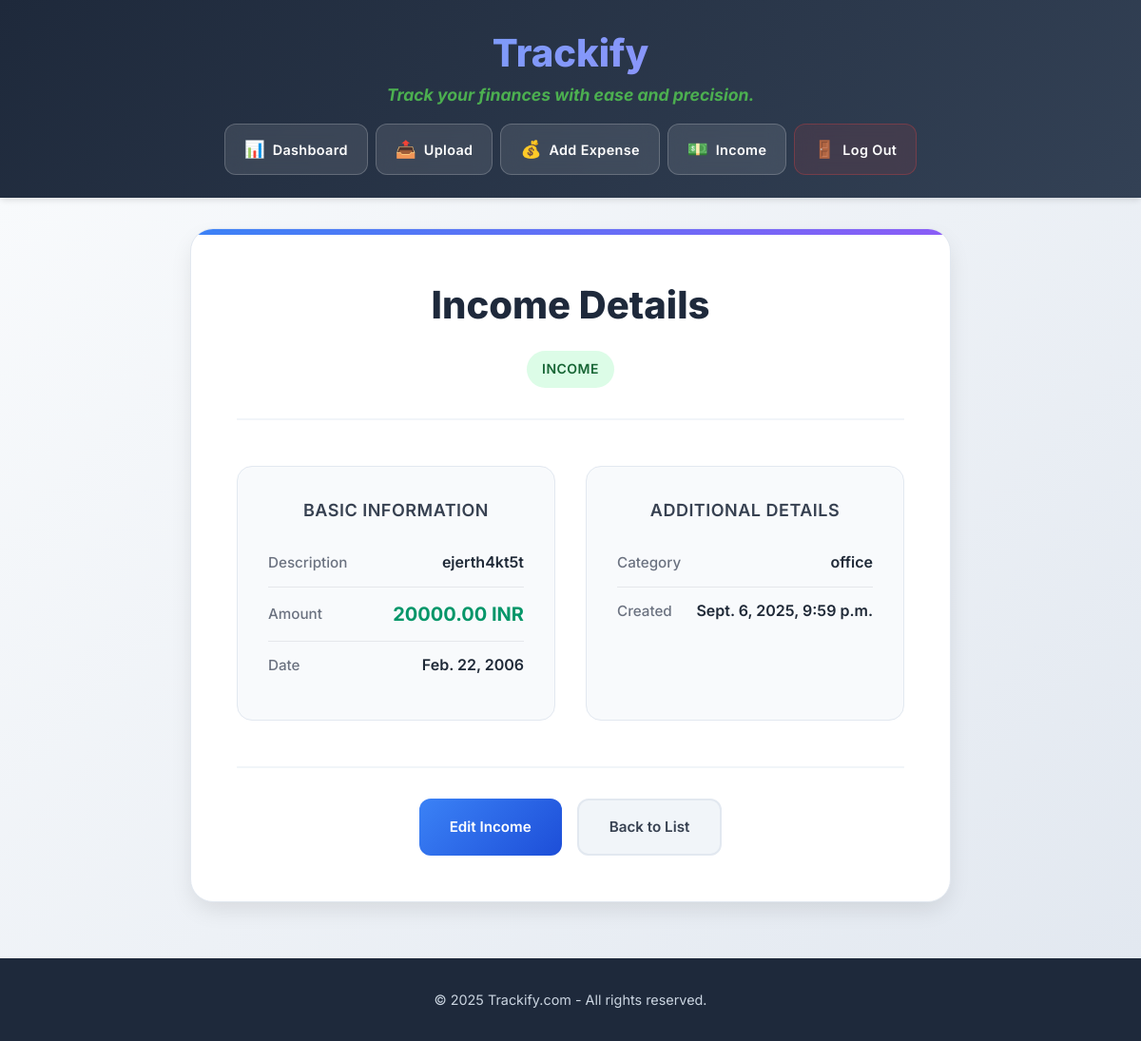
The page /core/income/6/ (signed in) on the database its author committed.
### core/models.py (models this page shows, shortened)
class Income(models.Model):
    user = models.ForeignKey(User, on_delete=models.CASCADE)
    amount = models.DecimalField(max_digits=10, decimal_places=2)
    currency = models.CharField(max_length=3, default="INR")
    income_date = models.DateField()
    description = models.CharField(max_length=255, default="", blank=True)  # ✅ fixed here
    category = models.CharField(max_length=100, blank=True, null=True)
    created_at = models.DateTimeField(auto_now_add=True)
    updated_at = models.DateTimeField(auto_now=True)
    objects = models.Manager()

### core/views.py (the view)
# urls.py: path('income/<int:income_id>/', views.income_detail, name='income_detail'),
@login_required
def income_detail(request, income_id):
    income = Income.objects.get(id=income_id, user=request.user)
    return render(request, "income_detail.html", {"income": income})

### core/templates/income_detail.html
{% extends 'base.html' %}
{% load static %}
{% block content %}
<link rel="stylesheet" type="text/css" href="{% static 'css/details.css' %}">
<div class="details-container">
<div class="detail-card">
    <div class="detail-header">
        <h2>Income Details</h2>
        <span class="status-badge income">Income</span>
    </div>
    <div class="detail-content">
        <div class="detail-section">
            <h3>Basic Information</h3>
            <div class="detail-item">
                <span class="detail-label">Description</span>
                <span class="detail-value">{{ income.description }}</span>
            </div>
            <div class="detail-item">
                <span class="detail-label">Amount</span>
                <span class="detail-value amount positive">{{ income.amount }} {{ income.currency }}</span>
            </div>
            <div class="detail-item">
                <span class="detail-label">Date</span>
                <span class="detail-value">{{ income.income_date }}</span>
            </div>
        </div>
        <div class="detail-section">
            <h3>Additional Details</h3>
            <div class="detail-item">
                <span class="detail-label">Category</span>
                <span class="detail-value">{{ income.category|default:"Not specified" }}</span>
            </div>
            <div class="detail-item">
                <span class="detail-label">Created</span>
                <span class="detail-value">{{ income.created_at }}</span>
            </div>
        </div>
    </div>
    <div class="action-buttons">
        <a href="{% url 'edit_income' income.id %}" class="button primary">Edit Income</a>
        <a href="{% url 'income_list' %}" class="button secondary">Back to List</a>
    </div>
</div>
</div>
{% endblock %}

### core/static/css/base.css (style rules this page uses)
* { margin: 0; padding: 0; box-sizing: border-box; }
body { font-family: 'Inter', -apple-system, BlinkMacSystemFont, 'Segoe UI', Roboto, sans-serif; line-height: 1.6; color: #1a1a1a; background: #f8fafc; min-height: 100vh; }
h2 { color: #1e293b; font-size: 2rem; font-weight: 700; margin-bottom: 1.5rem; }
h3 { color: #334155; font-size: 1.25rem; font-weight: 600; margin-bottom: 1rem; }
button, .button { background: linear-gradient(135deg, #3b82f6, #8b5cf6); color: white; border: none; padding: 0.75rem 1.5rem; border-radius: 12px; font-weight: 600; cursor: pointer; transition: all 0.3s ease; text-decoration: none; display: inline-block; font-size: 0.95rem; }
a { color: #3b82f6; text-decoration: none; transition: color 0.3s ease; }

### core/static/css/details.css (style rules this page uses)
.details-container { background: linear-gradient(135deg, #f8fafc 0%, #e2e8f0 100%); min-height: 100vh; padding: 2rem 0; }
.detail-card { background: white; border-radius: 24px; padding: 3rem; box-shadow: 0 10px 25px -3px rgba(0, 0, 0, 0.1); border: 1px solid #e2e8f0; max-width: 800px; margin: 0 auto; position: relative; overflow: hidden; }
.detail-card::before { content: ''; position: absolute; top: 0; left: 0; right: 0; height: 6px; background: linear-gradient(135deg, #3b82f6, #8b5cf6); }
.detail-header { text-align: center; margin-bottom: 3rem; padding-bottom: 2rem; border-bottom: 2px solid #f1f5f9; }
.detail-header h2 { color: #1e293b; font-size: 2.5rem; font-weight: 800; margin-bottom: 1rem; }
.detail-header .status-badge { display: inline-block; padding: 0.5rem 1rem; border-radius: 9999px; font-size: 0.875rem; font-weight: 600; text-transform: uppercase; letter-spacing: 0.5px; }
.detail-header .status-badge.income { background: #dcfce7; color: #166534; }
.detail-content { display: grid; grid-template-columns: 1fr 1fr; gap: 2rem; margin-bottom: 3rem; }
.detail-section { background: #f8fafc; padding: 2rem; border-radius: 16px; border: 1px solid #e2e8f0; }
.detail-section h3 { color: #374151; font-size: 1.125rem; font-weight: 600; margin-bottom: 1rem; text-transform: uppercase; letter-spacing: 0.5px; }
.detail-item { display: flex; justify-content: space-between; align-items: center; padding: 0.75rem 0; border-bottom: 1px solid #e5e7eb; }
.detail-item:last-child { border-bottom: none; }
.detail-label { color: #6b7280; font-weight: 500; font-size: 0.95rem; }
.detail-value { color: #1f2937; font-weight: 600; font-size: 1rem; }
.detail-value.amount { font-size: 1.25rem; font-weight: 700; }
.detail-value.amount.positive { color: #059669; }
.action-buttons { display: flex; gap: 1rem; justify-content: center; flex-wrap: wrap; margin-top: 2rem; padding-top: 2rem; border-top: 2px solid #f1f5f9; }
.action-buttons .button { padding: 1rem 2rem; border-radius: 12px; font-weight: 600; text-decoration: none; transition: all 0.3s ease; display: inline-flex; align-items: center; gap: 0.5rem; min-width: 150px; justify-content: center; }
.action-buttons .button.primary { background: linear-gradient(135deg, #3b82f6, #1d4ed8); color: white; }
.action-buttons .button.secondary { background: #f1f5f9; color: #374151; border: 2px solid #e2e8f0; }

### rows shown on the page
Income: description "ejerth4kt5t", amount "20000.00", currency "INR", income_date "Feb. 22, 2006", category "office", created_at "Sept. 6, 2025, 9:59 p.m."
